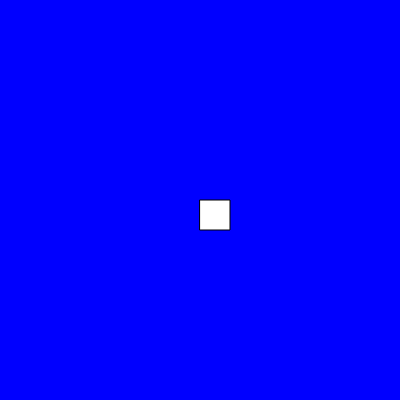
Frame 1 (no input)
Frame 60 (no input): identical to frame 1, image omitted
Frame 120 (the mouse pressed at the canvas centre since frame 60): identical to frame 1, image omitted

The p5.js sketch that drew this single still picture (run headless with seeded random() and noise() and a simulated clock; from frame 60 on, the mouse is pressed at the canvas centre):

// p5.js sketch
// ── sketch.js

var box;
function setup() {
  createCanvas(400, 400);
  

}

function draw() {
  background('blue');
  box = rect(200,200,30,30);
  
  if(keyIsDown(RIGHT_ARROW))
  {
    box.position.x = box.position.x + 3;
  }
}
